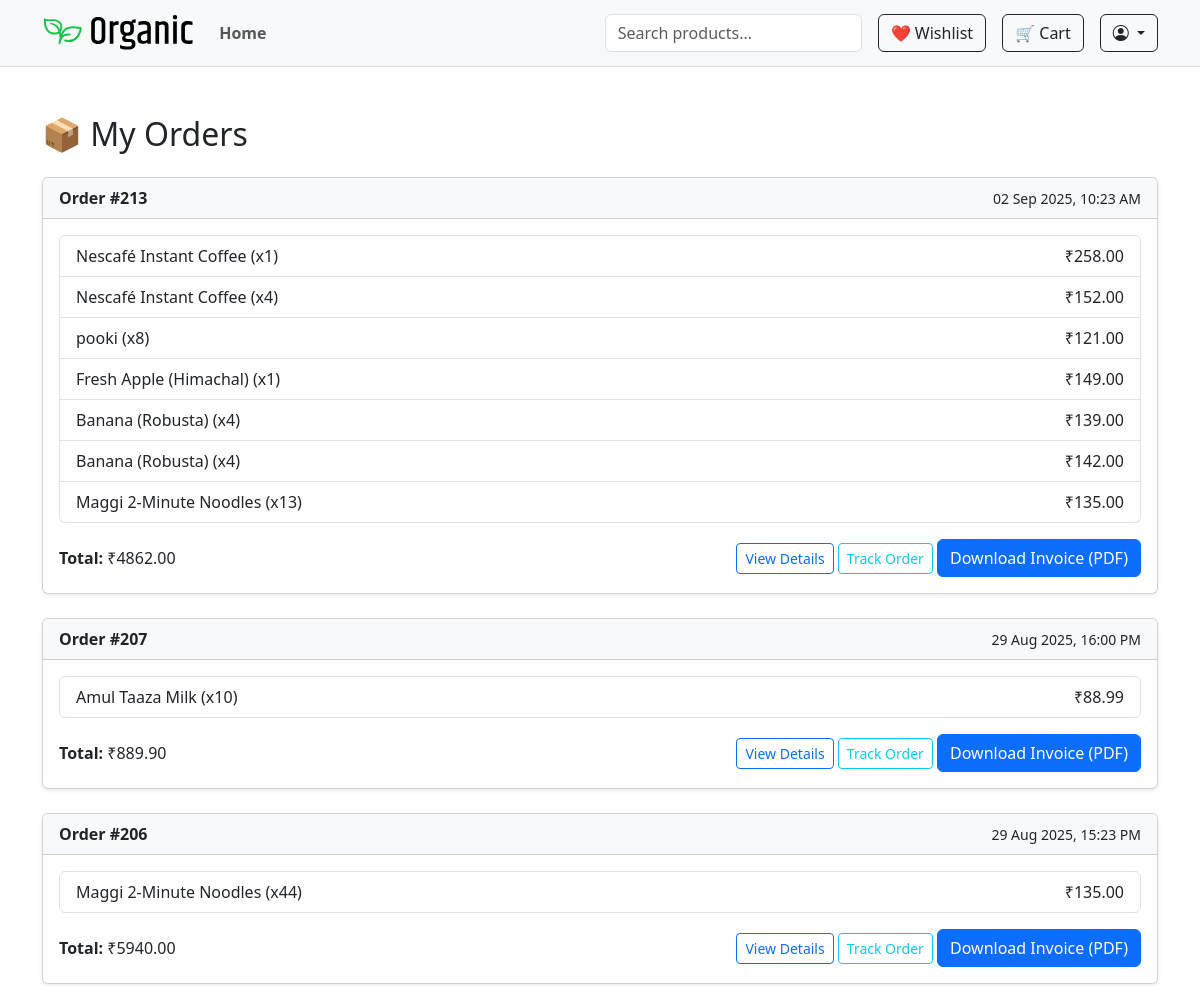
The app's page /accounts/orders/ (signed in, upper part), older data.
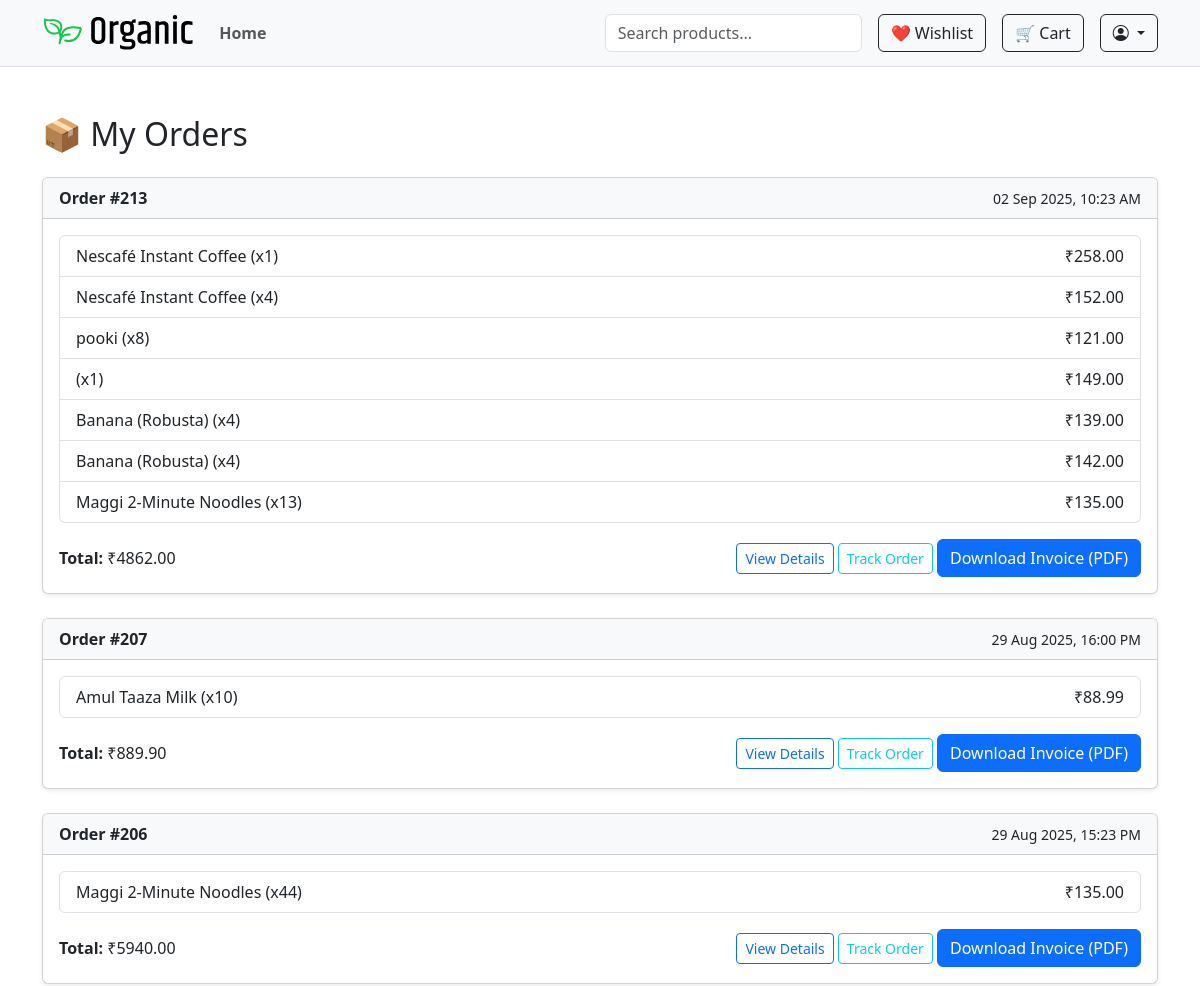
The same page, newer data.
### accounts/models.py (models this page shows, shortened)
class OrderItem(models.Model):
    order = models.ForeignKey(Order, related_name='items', on_delete=models.CASCADE)
    variant = models.ForeignKey(ProductVariant, on_delete=models.SET_NULL, null=True, blank=True)
    product = models.ForeignKey(Product, on_delete=models.SET_NULL, null=True)
    price = models.DecimalField(max_digits=10, decimal_places=2)
    quantity = models.PositiveIntegerField(default=1)

### shop/models.py (models this page shows, shortened)
class Product(models.Model):
    category = models.ForeignKey(Category, on_delete=models.CASCADE, related_name='products')
    name = models.CharField(max_length=255)
    slug = models.SlugField(unique=True ,blank=True)
    description = models.TextField()
    price = models.DecimalField(max_digits=10, decimal_places=2)
    discount_price = models.DecimalField(max_digits=10, decimal_places=2, null=True, blank=True)
    image = models.ImageField(upload_to='products/')
    is_featured = models.BooleanField(default=False)
    sold_count = models.PositiveIntegerField(default=0)
    created_at = models.DateTimeField(auto_now_add=True)
    views = models.PositiveIntegerField(default=1)
    available = models.BooleanField(default=True)
    stock = models.PositiveIntegerField(default=0)

### accounts/views.py (the view)
# urls.py: path('orders/', views.my_orders_view, name='my_orders'),
@login_required
def my_orders_view(request):
    orders = Order.objects.filter(user=request.user).order_by('-created_at').prefetch_related('items__product')
    return render(request, 'accounts/my_orders.html', {'orders': orders})

### shop/context_processors.py (called while the page is built)
def wishlist_context(request):
    wishlist_count = 0
    if request.user.is_authenticated:
        wishlist_count = Wishlist.objects.filter(user=request.user).count()
    return {'wishlist_items_count': wishlist_count}

### accounts/templates/accounts/my_orders.html
{% extends 'shop/base.html' %}
{% block content %}
<div class="container py-5">
  <h2 class="mb-4">📦 My Orders</h2>
  {% if orders %}
    {% for order in orders %}
      <div class="card mb-4 shadow-sm">
        <div class="card-header bg-light d-flex justify-content-between align-items-center">
          <strong>Order #{{ order.id }}</strong>
          <small>{{ order.created_at|date:"d M Y, H:i A" }}</small>
        </div>
        <div class="card-body">
          <ul class="list-group mb-3">
            {% for item in order.items.all %}
              <li class="list-group-item d-flex justify-content-between">
                <span>{{ item.product.name }} (x{{ item.quantity }})</span>
                <span>₹{{ item.price|floatformat:2 }}</span>
              </li>
            {% endfor %}
          </ul>
          <div class="d-flex flex-wrap gap-2 justify-content-between align-items-center">
            <span><strong>Total:</strong> ₹{{ order.total_price|floatformat:2 }}</span>
            <div>
              <a href="{% url 'accounts:order_detail' order.id %}" class="btn btn-outline-primary btn-sm">View Details</a>
              <a href="{% url 'accounts:order_tracking' order.id %}" class="btn btn-outline-info btn-sm">Track Order</a>
              <a href="{% url 'accounts:download_invoice' order.id %}" class="btn btn-primary">
    Download Invoice (PDF)
</a>
            </div>
          </div>
        </div>
      </div>
    {% endfor %}
  {% else %}
    <div class="alert alert-info">You haven't placed any orders yet.</div>
  {% endif %}
</div>
{% endblock %}

Row changes from the older to the newer data that the page shows:
changed OrderItem (number 4 of 9 on the later page): product.name "Fresh Apple (Himachal)" → (not shown)
